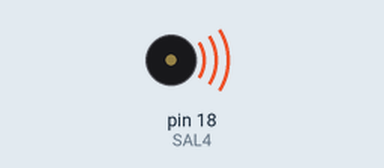
Simulated run of this sketch. Board: Arduino Uno, built with avr-gcc and run on an emulated ATmega328P. Shown: buzzer (waves = sounding).

Above: at 0.15 s.
Timing chart, 0 to 1.8 s (numbered marks = the images above):
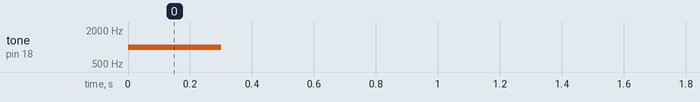

The sketch:

Buzzer_1.ino
```cpp
/*
 *  Ejemplo básico del "Bloque de Buzzer"
 *  El bloque se coloca en SAL4.
 *  Toca un simple tono.
 */

int SAL4=18;

void setup()
{
 pinMode(SAL4,OUTPUT);
 // 1000 Hz 300 ms
 tone(SAL4,1000,300);
}

void loop()
{
}
```

Measured:
- by itself, tone on pin 18 (SAL4): silent → 1000 Hz at 0.00 s, → silent 0.30 s later
